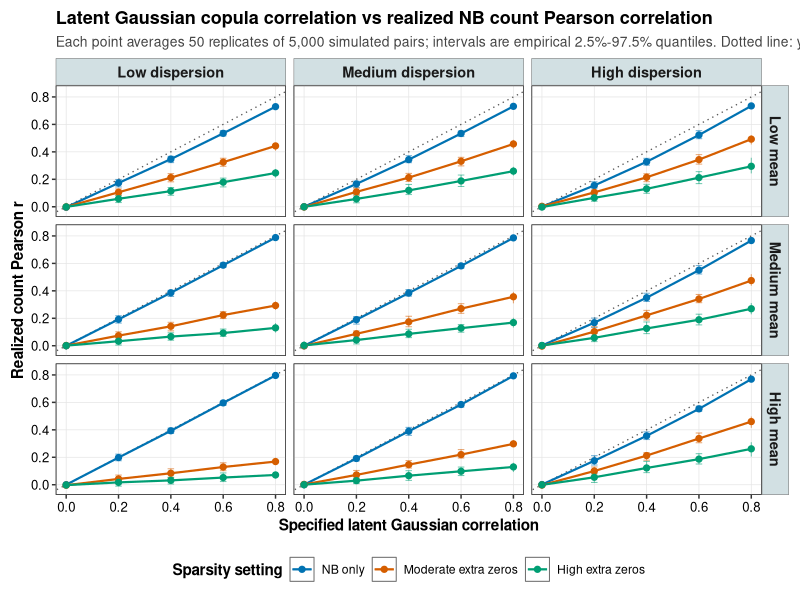
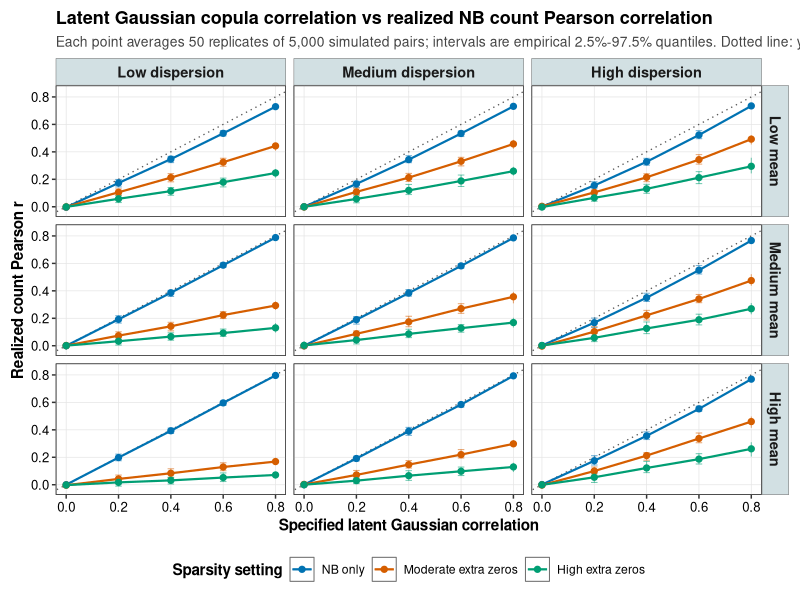
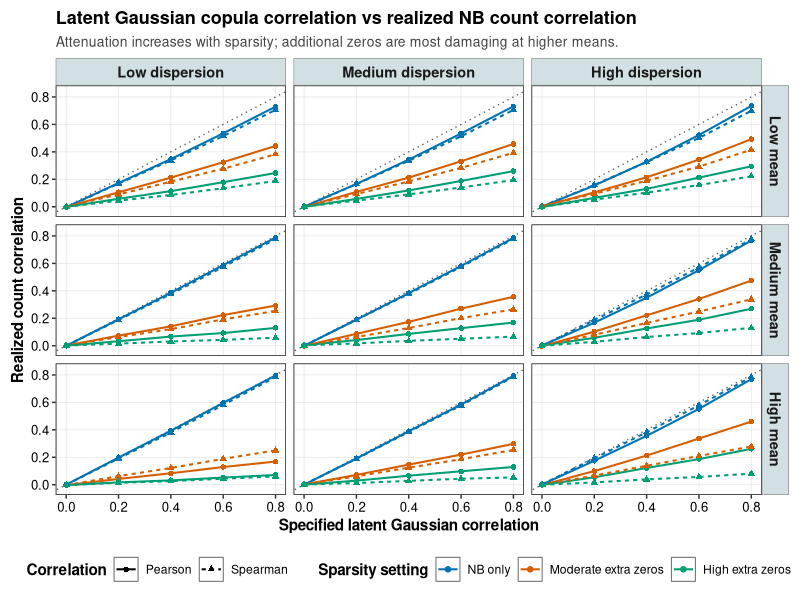
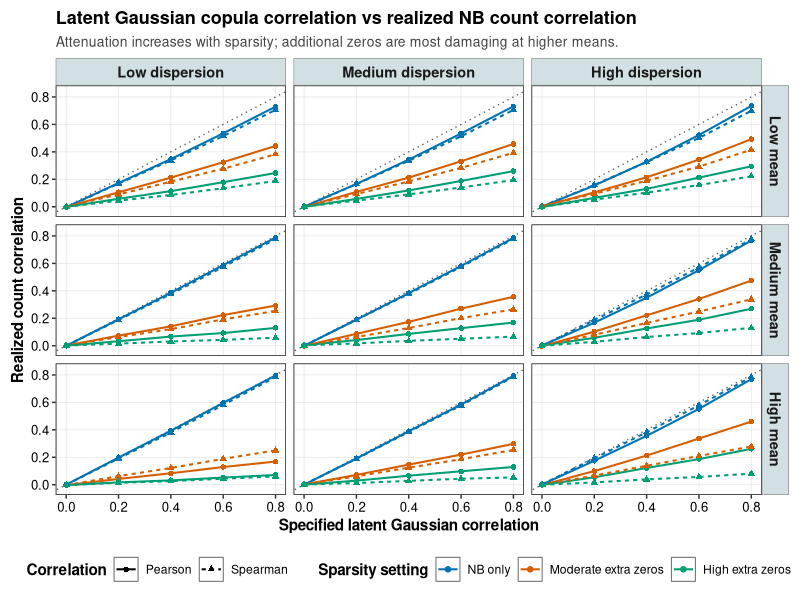

The R script that drew these images, in order:
#!/usr/bin/env Rscript

suppressPackageStartupMessages({
  library(data.table)
  library(ggplot2)
})

base_dir <- "."
out_dir <- file.path(base_dir, "Independent_simulator_anchor", "count_correlation_attenuation")
dir.create(out_dir, recursive = TRUE, showWarnings = FALSE)

set.seed(20260902)

rhos <- c(0, 0.2, 0.4, 0.6, 0.8)
n_samples <- 5000L
n_reps <- 50L

mean_grid <- data.table(
  mean_level = factor(c("Low mean", "Medium mean", "High mean"),
                      levels = c("Low mean", "Medium mean", "High mean")),
  mu = c(1, 5, 20)
)

# alpha is the NB overdispersion in Var(Y) = mu + alpha * mu^2.
# The R/ST-COS qnbinom size parameter is theta = 1 / alpha.
disp_grid <- data.table(
  dispersion_level = factor(c("Low dispersion", "Medium dispersion", "High dispersion"),
                            levels = c("Low dispersion", "Medium dispersion", "High dispersion")),
  alpha = c(0.05, 0.20, 1.00)
)
disp_grid[, theta := 1 / alpha]

# Additional independent zero inflation is used to create explicit sparsity levels.
# The realized zero proportion is recorded in the output tables.
zero_grid <- data.table(
  zero_level = factor(c("NB only", "Moderate extra zeros", "High extra zeros"),
                      levels = c("NB only", "Moderate extra zeros", "High extra zeros")),
  zero_inflation = c(0.00, 0.25, 0.50)
)

simulate_pair <- function(rho, mu, theta, zero_inflation, n) {
  sigma <- matrix(c(1, rho, rho, 1), nrow = 2)
  upper_chol <- chol(sigma)
  z <- matrix(rnorm(2L * n), nrow = 2L)
  w <- t(upper_chol) %*% z
  u <- pnorm(w)

  y1 <- qnbinom(u[1, ], size = theta, mu = mu)
  y2 <- qnbinom(u[2, ], size = theta, mu = mu)

  if (zero_inflation > 0) {
    y1[runif(n) < zero_inflation] <- 0L
    y2[runif(n) < zero_inflation] <- 0L
  }

  pearson <- suppressWarnings(cor(y1, y2, method = "pearson"))
  spearman <- suppressWarnings(cor(y1, y2, method = "spearman"))

  data.table(
    pearson = pearson,
    spearman = spearman,
    zero_prop = mean(c(y1, y2) == 0),
    mean_y1 = mean(y1),
    mean_y2 = mean(y2),
    var_y1 = var(y1),
    var_y2 = var(y2)
  )
}

message("Running bivariate NB copula simulations...")
rows <- vector("list", length(rhos) * nrow(mean_grid) * nrow(disp_grid) * nrow(zero_grid) * n_reps)
idx <- 1L

for (rho in rhos) {
  for (m in seq_len(nrow(mean_grid))) {
    for (d in seq_len(nrow(disp_grid))) {
      for (zlev in seq_len(nrow(zero_grid))) {
        for (rep_id in seq_len(n_reps)) {
          sim <- simulate_pair(
            rho = rho,
            mu = mean_grid$mu[m],
            theta = disp_grid$theta[d],
            zero_inflation = zero_grid$zero_inflation[zlev],
            n = n_samples
          )
          rows[[idx]] <- cbind(
            data.table(
              latent_rho = rho,
              rep = rep_id,
              mean_level = mean_grid$mean_level[m],
              mu = mean_grid$mu[m],
              dispersion_level = disp_grid$dispersion_level[d],
              alpha = disp_grid$alpha[d],
              theta = disp_grid$theta[d],
              zero_level = zero_grid$zero_level[zlev],
              zero_inflation = zero_grid$zero_inflation[zlev]
            ),
            sim
          )
          idx <- idx + 1L
        }
      }
    }
  }
}

raw_dt <- rbindlist(rows, use.names = TRUE)
raw_dt[, `:=`(
  mean_level = factor(mean_level, levels = levels(mean_grid$mean_level)),
  dispersion_level = factor(dispersion_level, levels = levels(disp_grid$dispersion_level)),
  zero_level = factor(zero_level, levels = levels(zero_grid$zero_level))
)]

long_dt <- melt(
  raw_dt,
  id.vars = c("latent_rho", "rep", "mean_level", "mu", "dispersion_level",
              "alpha", "theta", "zero_level", "zero_inflation", "zero_prop"),
  measure.vars = c("pearson", "spearman"),
  variable.name = "correlation_type",
  value.name = "realized_r"
)
long_dt[, correlation_type := factor(
  fifelse(correlation_type == "pearson", "Pearson", "Spearman"),
  levels = c("Pearson", "Spearman")
)]

summary_dt <- long_dt[, .(
  mean_r = mean(realized_r, na.rm = TRUE),
  sd_r = sd(realized_r, na.rm = TRUE),
  q025_r = quantile(realized_r, 0.025, na.rm = TRUE),
  q975_r = quantile(realized_r, 0.975, na.rm = TRUE),
  mean_zero_prop = mean(zero_prop, na.rm = TRUE),
  sd_zero_prop = sd(zero_prop, na.rm = TRUE),
  n_reps = .N
), by = .(
  latent_rho, mean_level, mu, dispersion_level, alpha, theta,
  zero_level, zero_inflation, correlation_type
)]

zero_summary <- unique(summary_dt[, .(
  mean_level, mu, dispersion_level, alpha, theta,
  zero_level, zero_inflation, mean_zero_prop, sd_zero_prop
)])

fwrite(raw_dt, file.path(out_dir, "count_correlation_attenuation_raw.csv"))
fwrite(summary_dt, file.path(out_dir, "count_correlation_attenuation_summary.csv"))
fwrite(zero_summary, file.path(out_dir, "count_correlation_zero_proportion_summary.csv"))

plot_theme <- theme_bw(base_size = 11) +
  theme(
    panel.background = element_rect(fill = "white", color = "#6f6f6f", linewidth = 0.35),
    plot.background = element_rect(fill = "white", color = NA),
    strip.background = element_rect(fill = "#d2e0e3", color = "#6f6f6f", linewidth = 0.35),
    strip.text = element_text(size = 10.5, face = "bold"),
    panel.grid.major = element_line(color = "#e5e5e5", linewidth = 0.25),
    panel.grid.minor = element_blank(),
    axis.text = element_text(color = "black", size = 9.5),
    axis.title = element_text(face = "bold", size = 11),
    legend.position = "bottom",
    legend.title = element_text(face = "bold"),
    plot.title = element_text(face = "bold", size = 13),
    plot.subtitle = element_text(size = 10, color = "#444444"),
    plot.margin = margin(8, 8, 8, 8)
  )

zero_colors <- c(
  "NB only" = "#0072B2",
  "Moderate extra zeros" = "#D55E00",
  "High extra zeros" = "#009E73"
)

pearson_dt <- summary_dt[correlation_type == "Pearson"]
p_pearson <- ggplot(
  pearson_dt,
  aes(x = latent_rho, y = mean_r, color = zero_level, group = zero_level)
) +
  geom_abline(slope = 1, intercept = 0, linetype = "dotted", color = "#555555", linewidth = 0.45) +
  geom_errorbar(aes(ymin = q025_r, ymax = q975_r), width = 0.025, alpha = 0.55, linewidth = 0.35) +
  geom_line(linewidth = 0.75) +
  geom_point(size = 1.8) +
  facet_grid(mean_level ~ dispersion_level) +
  scale_color_manual(values = zero_colors, drop = FALSE) +
  scale_x_continuous(breaks = rhos, limits = c(0, 0.8)) +
  scale_y_continuous(breaks = seq(0, 0.8, 0.2), limits = c(-0.03, 0.84)) +
  labs(
    title = "Latent Gaussian copula correlation vs realized NB count Pearson correlation",
    subtitle = sprintf(
      "Each point averages %d replicates of %s simulated pairs; intervals are empirical 2.5%%-97.5%% quantiles. Dotted line: y = x.",
      n_reps, format(n_samples, big.mark = ",")
    ),
    x = "Specified latent Gaussian correlation",
    y = "Realized count Pearson r",
    color = "Sparsity setting"
  ) +
  plot_theme

p_both <- ggplot(
  summary_dt,
  aes(x = latent_rho, y = mean_r, color = zero_level,
      linetype = correlation_type, shape = correlation_type,
  group = interaction(zero_level, correlation_type))
) +
  geom_abline(slope = 1, intercept = 0, linetype = "dotted", color = "#555555", linewidth = 0.45) +
  geom_line(linewidth = 0.7) +
  geom_point(size = 1.55) +
  facet_grid(mean_level ~ dispersion_level) +
  scale_color_manual(values = zero_colors, drop = FALSE) +
  scale_linetype_manual(values = c("Pearson" = "solid", "Spearman" = "22"), drop = FALSE) +
  scale_shape_manual(values = c("Pearson" = 16, "Spearman" = 17), drop = FALSE) +
  scale_x_continuous(breaks = rhos, limits = c(0, 0.8)) +
  scale_y_continuous(breaks = seq(0, 0.8, 0.2), limits = c(-0.03, 0.84)) +
  labs(
    title = "Latent Gaussian copula correlation vs realized NB count correlation",
    subtitle = "Attenuation increases with sparsity; additional zeros are most damaging at higher means.",
    x = "Specified latent Gaussian correlation",
    y = "Realized count correlation",
    color = "Sparsity setting",
    linetype = "Correlation",
    shape = "Correlation"
  ) +
  plot_theme

ggsave(file.path(out_dir, "latent_vs_realized_count_pearson.pdf"), p_pearson, width = 11, height = 8.5, bg = "white")
ggsave(file.path(out_dir, "latent_vs_realized_count_pearson.png"), p_pearson, width = 11, height = 8.5, dpi = 300, bg = "white")
ggsave(file.path(out_dir, "latent_vs_realized_count_pearson_spearman.pdf"), p_both, width = 11.5, height = 8.8, bg = "white")
ggsave(file.path(out_dir, "latent_vs_realized_count_pearson_spearman.png"), p_both, width = 11.5, height = 8.8, dpi = 300, bg = "white")

message("Saved outputs to: ", out_dir)
